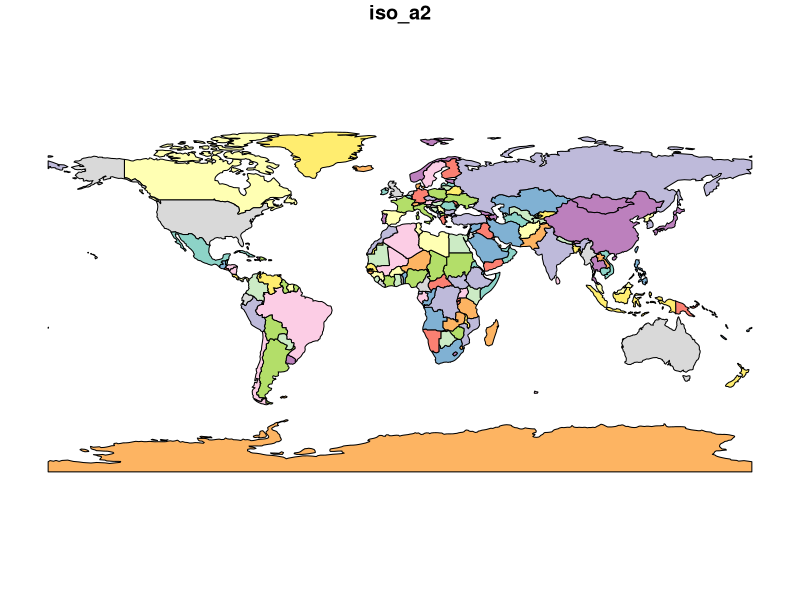
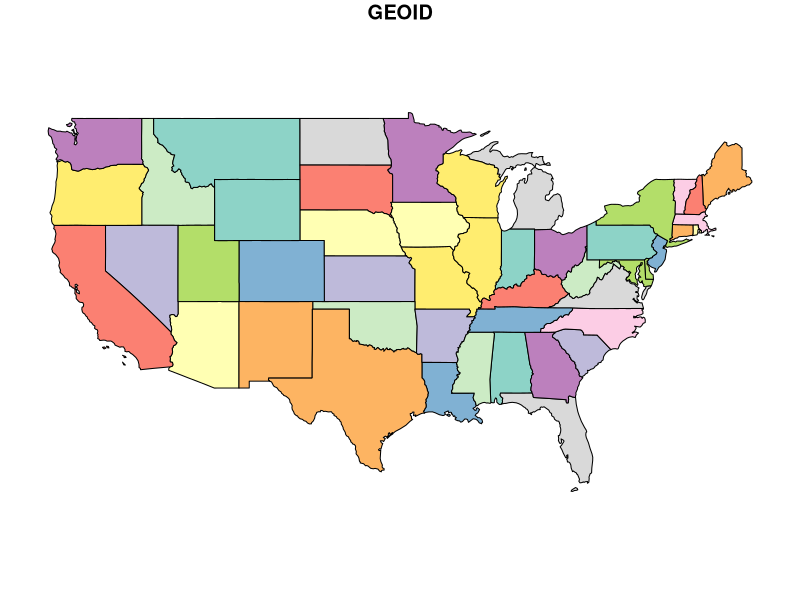
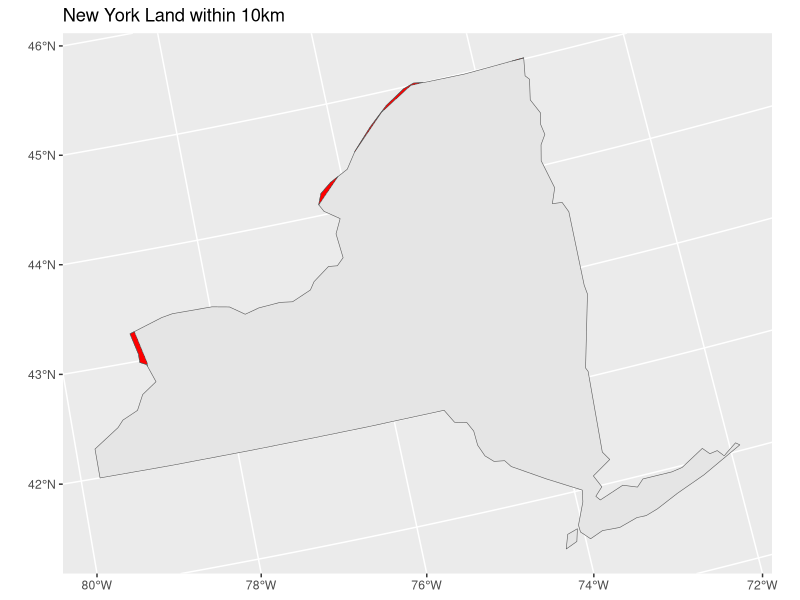

Write R code to recreate these figures, in order.
##Micaela Lipman 
##Case Study 5 

library(spData)
library(sf)
library(tidyverse)
# library(units) #this one is optional, but can help with unit conversions.

#load 'world' data from spData package
data(world)  

# load 'states' boundaries from spData package
data(us_states)
#plot
plot(world[1])  
plot(us_states[1]) 

##World Data Cleaning
#project
albers="+proj=aea +lat_1=29.5 +lat_2=45.5 +lat_0=37.5 +lon_0=-96 +x_0=0 +y_0=0 +ellps=GRS80 +datum=NAD83 +units=m +no_defs"

world_projected <- st_transform(world, crs = albers)
#filter
canada<-world_projected %>%
filter(name_long=="Canada")

#buffer
st_buffer(canada, dist = 1000)


##US data cleaning
us_projected <- st_transform(us_states, crs = albers)
newyork<-us_projected %>%
  filter(NAME == "New York")

##Create border object
border<-st_intersection(canada, newyork)

##map
ggplot(border) + 
  geom_sf(data=newyork) + 
  geom_sf(data=border, fill="red") +
  ggtitle("New York Land within 10km")


#calculate border area
borderarea<-(st_area(border)/10000)
borderarea
